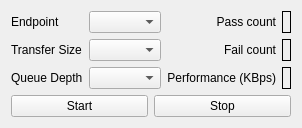
         <widget class="QWidget" name="tab_9">
          <attribute name="title">
           <string>Streamer</string>
          </attribute>
          <layout class="QVBoxLayout" name="verticalLayout_2" stretch="1,0">
           <item>
            <layout class="QGridLayout" name="gridLayout_5">
             <item row="1" column="3">
              <widget class="QLabel" name="streamer_out_failcnt">
               <property name="font">
                <font>
                 <family>DejaVu Sans Mono</family>
                </font>
               </property>
               <property name="frameShape">
                <enum>QFrame::Box</enum>
               </property>
               <property name="text">
                <string/>
               </property>
               <property name="alignment">
                <set>Qt::AlignRight|Qt::AlignTrailing|Qt::AlignVCenter</set>
               </property>
              </widget>
             </item>
             <item row="0" column="2">
              <widget class="QLabel" name="label_85">
               <property name="text">
                <string>Pass count</string>
               </property>
               <property name="alignment">
                <set>Qt::AlignRight|Qt::AlignTrailing|Qt::AlignVCenter</set>
               </property>
              </widget>
             </item>
             <item row="0" column="3">
              <widget class="QLabel" name="streamer_out_passcnt">
               <property name="font">
                <font>
                 <family>DejaVu Sans Mono</family>
                </font>
               </property>
               <property name="frameShape">
                <enum>QFrame::Box</enum>
               </property>
               <property name="text">
                <string/>
               </property>
               <property name="alignment">
                <set>Qt::AlignRight|Qt::AlignTrailing|Qt::AlignVCenter</set>
               </property>
              </widget>
             </item>
             <item row="2" column="1">
              <widget class="QComboBox" name="streamer_queue_sel"/>
             </item>
             <item row="1" column="1">
              <widget class="QComboBox" name="streamer_size_sel"/>
             </item>
             <item row="2" column="3">
              <widget class="QLabel" name="streamer_out_perf">
               <property name="font">
                <font>
                 <family>DejaVu Sans Mono</family>
                </font>
               </property>
               <property name="frameShape">
                <enum>QFrame::Box</enum>
               </property>
               <property name="text">
                <string/>
               </property>
               <property name="alignment">
                <set>Qt::AlignRight|Qt::AlignTrailing|Qt::AlignVCenter</set>
               </property>
              </widget>
             </item>
             <item row="2" column="2">
              <widget class="QLabel" name="label_87">
               <property name="text">
                <string>Performance (KBps)</string>
               </property>
               <property name="alignment">
                <set>Qt::AlignRight|Qt::AlignTrailing|Qt::AlignVCenter</set>
               </property>
              </widget>
             </item>
             <item row="0" column="1">
              <widget class="QComboBox" name="streamer_ep_sel"/>
             </item>
             <item row="1" column="2">
              <widget class="QLabel" name="label_86">
               <property name="text">
                <string>Fail count</string>
               </property>
               <property name="alignment">
                <set>Qt::AlignRight|Qt::AlignTrailing|Qt::AlignVCenter</set>
               </property>
              </widget>
             </item>
             <item row="0" column="0">
              <widget class="QLabel" name="label_82">
               <property name="text">
                <string>Endpoint</string>
               </property>
              </widget>
             </item>
             <item row="1" column="0">
              <widget class="QLabel" name="label_83">
               <property name="text">
                <string>Transfer Size</string>
               </property>
              </widget>
             </item>
             <item row="2" column="0">
              <widget class="QLabel" name="label_84">
               <property name="text">
                <string>Queue Depth</string>
               </property>
              </widget>
             </item>
            </layout>
           </item>
           <item>
            <layout class="QHBoxLayout" name="horizontalLayout_23">
             <item>
              <widget class="QPushButton" name="streamer_control_start">
               <property name="text">
                <string>Start</string>
               </property>
              </widget>
             </item>
             <item>
              <widget class="QPushButton" name="streamer_control_stop">
               <property name="text">
                <string>Stop</string>
               </property>
              </widget>
             </item>
            </layout>
           </item>
          </layout>
         </widget>
